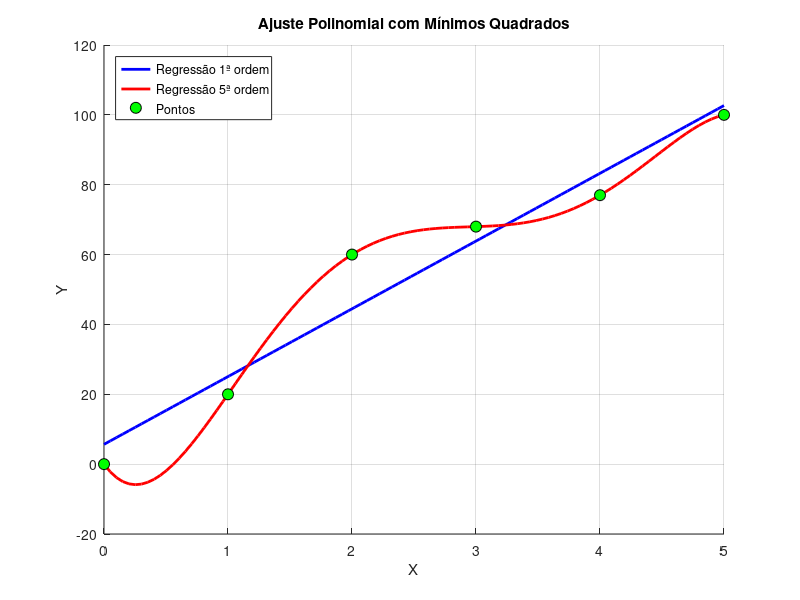

Reproduce this figure in MATLAB.
% Dados de entrada
X = [0; 1; 2; 3; 4; 5];
Y = [0; 20; 60; 68; 77; 100];

% Ajuste de regressão de primeira ordem
A1 = [X ones(size(X))];
coef1 = pinv(A1) * Y;

% Ajuste de regressão de quinta ordem
A5 = [X.^5 X.^4 X.^3 X.^2 X ones(size(X))];
coef5 = pinv(A5) * Y;

% Cálculo dos valores ajustados para cada polinômio
X_fit = linspace(0, 5, 100)';
Y_fit_1 = coef1(1) * X_fit + coef1(2);
Y_fit_5 = coef5(1) * X_fit.^5 + coef5(2) * X_fit.^4 + coef5(3) * X_fit.^3 + coef5(4) * X_fit.^2 + coef5(5) * X_fit + coef5(6);

% Cálculo do coeficiente de determinação (R²) para cada polinômio
Y_mean = mean(Y);
SS_total = sum((Y - Y_mean).^2);
SS_residual_1 = sum((Y - (coef1(1) * X + coef1(2))).^2);
SS_residual_5 = sum((Y - (coef5(1) * X.^5 + coef5(2) * X.^4 + coef5(3) * X.^3 + coef5(4) * X.^2 + coef5(5) * X + coef5(6))).^2);
R2_1 = 1 - SS_residual_1 / SS_total;
R2_5 = 1 - SS_residual_5 / SS_total;

% Gráfico dos valores ajustados e pontos da tabela
figure;
hold on;
plot(X_fit, Y_fit_1, 'b', 'LineWidth', 2);
plot(X_fit, Y_fit_5, 'r', 'LineWidth', 2);
plot(X, Y, 'ko', 'MarkerSize', 8, 'MarkerFaceColor', 'g');
legend('Regressão 1ª ordem', 'Regressão 5ª ordem', 'Pontos', 'Location', 'northwest');
xlabel('X');
ylabel('Y');
title('Ajuste Polinomial com Mínimos Quadrados');
grid on;
hold off;

% Resultados
fprintf('Coeficientes da regressão de primeira ordem:\n');
disp(coef1');
fprintf('Coeficientes da regressão de quinta ordem:\n');
disp(coef5');
fprintf('Coeficiente de determinação (R²) para a regressão de primeira ordem: %.4f\n', R2_1);
fprintf('Coeficiente de determinação (R²) para a regressão de quinta ordem: %.4f\n', R2_5);
